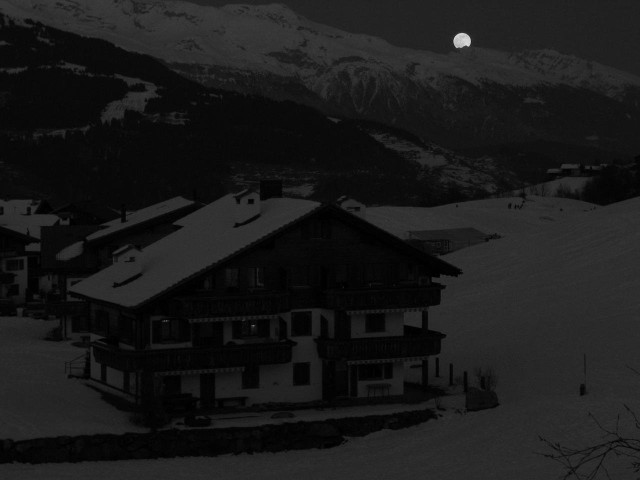
#> input picture 05Preproc/images/raising_moon_gray_small.jpg, 640 x 480 px
$ python hist_equal_demo.py
#> lines starting #> are read from the running program, lines starting #| are printed output that depends on the picture
#> further down, img is the input picture: PIL image 640x480 L; min 0, max 220, mean 26
"""
Demo of HIST_EQUAL, histogram equalization.

by Holdlen2DH 2017-12-20 holdlen2dh@126.com
"""
import os
import numpy as np
from PIL import Image
import matplotlib.pyplot as plt
import matplotlib.lines as lines

current_dir = os.path.dirname(os.path.realpath(__file__))
output_dir = current_dir + "/output_images"

def hist_equal(IM):
    """
    histogram equalization.
    input: IM is a grayscale image with a size of M * N.
    output parameters:
    IM_out is the equalized iamge.
    H: a vector with 256 elements. H is the histogram of the input image.
    Hc: a vector with 256 elements. Hc is the cumulative histogram of the input functions.
    T:  a vector with 256 elements. T is the transfromation of the intensity.
    """
    if IM.ndim > 1:
        print("Colour image in the input, HIST_EQUAL process it as grayscale.")
    M, N = IM.shape
#> M = 480; N = 640

    if IM.dtype.name == "uint8":
        levels = 2**8
    elif IM.dtype.name == "uint16":
        levels = 2**16
    elif IM.dtype.name == "float":
        levels = 2**8
        if np.max(IM.flatten()) > 1:
            IM = np.round(IM)
            IM[IM < 0] = 0
            IM[IM > 255] = levels - 1
        else:
            IM = np.uint8(np.round(IM * 255))

    # compute the histogram of the input image first
    vbins = np.arange(0, 257, 1)
    H, H_edges = np.histogram(IM.flatten(), vbins)
#> H = 256 values, max 16139 at index 10, min 0 at index 70, mean 1200; H_edges = 257 values from 0 to 256
    # form the comulative image histogram Hc
    Hc = np.cumsum(H)
#> Hc = 256 values from 914 to 307200

    # create the look-up table.
    # normlizing the cumulative histogram to have inter values between [0, levels - 1]
    T = np.round( Hc * (levels - 1)/(M * N))
#> T = 256 values from 1 to 255

    IM_out = T[IM]
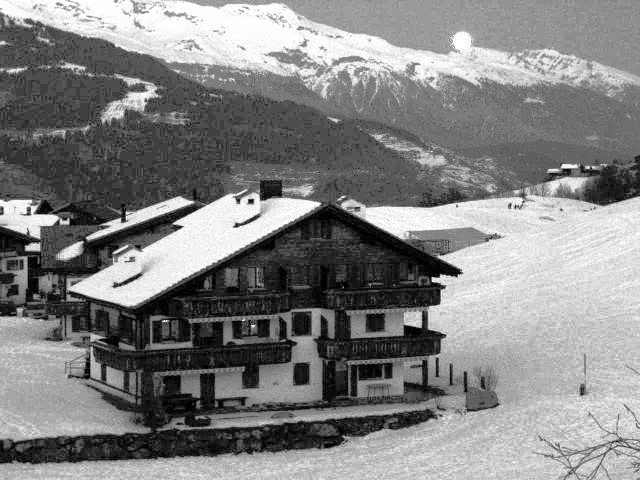
#> IM_out: shape (480, 640) float64; min 1, max 255, mean 130.7

    return IM_out, H, Hc, T


img = Image.open(current_dir + "/images/raising_moon_gray_small.jpg")
img_data = np.asarray(img, dtype = np.uint8)

img_out, H, Hc, T = hist_equal(img_data)
#> Hc = 256 values from 914 to 307200; T = 256 values from 1 to 255

# input image
plt.figure()
plt.imshow(img_data, cmap = "gray")
plt.title("Input image")
plt.savefig(output_dir + "/histeq_input.jpg")
# equalized image
plt.figure()
plt.imshow(img_out, cmap = "gray")
plt.title("Equalized image")
plt.savefig(output_dir + "/histeq_output.jpg")
# histogram of input image
plt.figure()
plt.bar(np.arange(0, 256, 1), H)
plt.title("Histogram of the input image")
plt.xlabel("intensity")
plt.ylabel("frequency")
plt.axis([0, 255, 0, np.max(H)])
plt.savefig(output_dir + "/histeq_histinput.jpg")
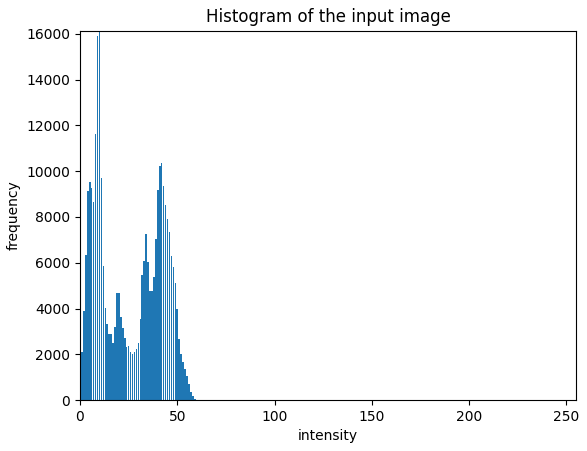
#> figure drawn by matplotlib, 1 panel; tallest bar 16139 high, from x = 9.6 to 10.4
# cumulative histogram of the input image
plt.figure()
plt.plot(np.arange(0, 256, 1), Hc)
plt.grid()
plt.title("Cumulative histogram of the input image")
plt.xlabel("intensity")
plt.ylabel("cumulative sum of the occurence")
# intensity transformation
fig, ax = plt.subplots()
val = 45
ax.plot(np.arange(0, 256, 1), T, lw = 2)
ax.set_title("Intensity transformation (normalized comulative histogram)")
ax.set_xlabel("intensity in the input image")
ax.set_ylabel("intensity in the output image")
ax.stem([val - 1], [T[val - 1]], 'r-')
L1 = lines.Line2D([0, val - 1], [T[val - 1], T[val - 1]], color = 'r', linewidth = 1)
ax.add_line(L1)
ax.text(80, 150, "All pixels with intensity " + str(val - 1) + " will have", fontsize = 12)
ax.text(80, 125, "the intensity " + str(val - 1) + " in the output image", fontsize = 12)
ax.grid()
ax.axis([0, 255, 0, 260])
plt.savefig(output_dir + "/histeq_lookup.jpg")
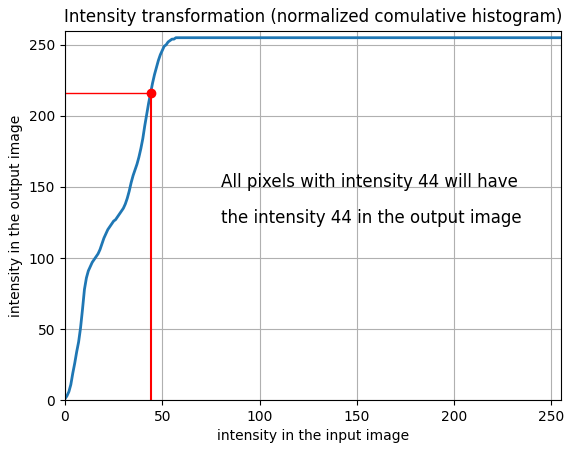
#> figure drawn by matplotlib, 1 panel; curve peaks at x = 57, y = 255


plt.figure()
sc = 255/np.max(H)
#> sc = 0.0158
plt.bar(np.arange(0, 256, 1), H * sc, label = "input histogram")
vbins = np.arange(0, 257, 1)
Ho, Ho_edges = np.histogram(img_out.flatten(), vbins)
#> Ho = 256 values, max 16139 at index 78, min 0 at index 0, mean 1200; Ho_edges = 257 values from 0 to 256
sc = 255/np.max(Ho)
plt.barh(np.arange(0, 256, 1), Ho * sc, label = "output histogram")
plt.step(np.arange(0, 256, 1), T, 'r-', linewidth = 3, label = "transformation function")
plt.grid()
plt.legend()
plt.axis([0, 255, 0, 260])
plt.title("Chnage of the histogram")
plt.xlabel("intensity in the input image")
plt.ylabel("intensity in the output image")
plt.savefig(output_dir + "/histeq_histtransf.jpg")
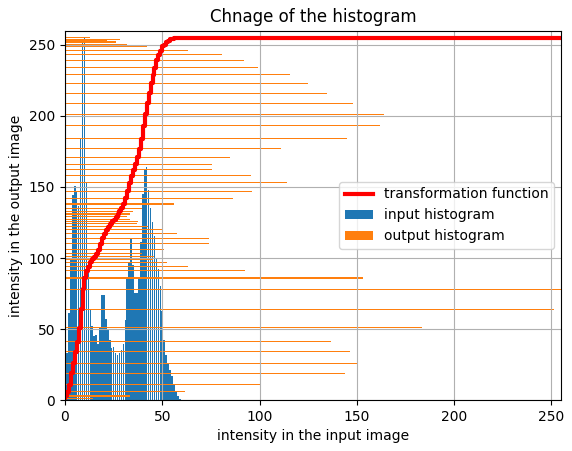
#> figure drawn by matplotlib, 1 panel; tallest bar 255 high, from x = 9.6 to 10.4; curve peaks at x = 57, y = 255

# Histogram of the output image
plt.figure()
plt.bar(np.arange(0, 256, 1), Ho)
plt.title("Histogram of the output image")
plt.xlabel("intensity")
plt.ylabel("frequency")
plt.axis([0, 255, 0, np.max(H)])
plt.savefig(output_dir + "/histeq_outhist.jpg")
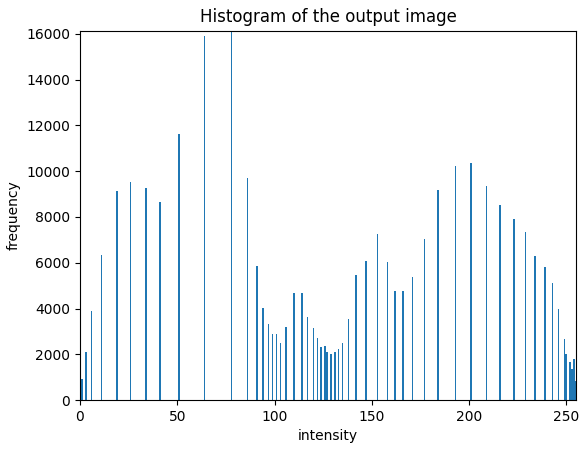
#> figure drawn by matplotlib, 1 panel; tallest bar 16139 high, from x = 77.6 to 78.4
# both
plt.figure()
plt.bar(np.arange(0, 256, 1), H, label = "input")
plt.bar(np.arange(0, 256, 1), Ho, label = "output")
plt.title("Histogram of the input and output image")
plt.xlabel("intensity")
plt.ylabel("frequency")
plt.legend()
plt.axis([0, 255, 0, np.max(H)])
plt.savefig(output_dir + "/histeq_bothhists.jpg")
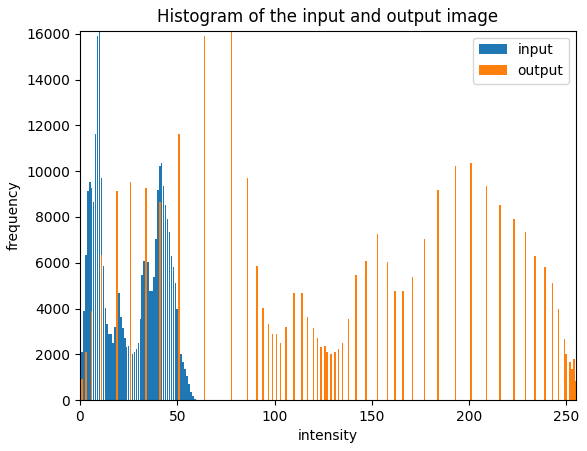
#> figure drawn by matplotlib, 1 panel; tallest bar 16139 high, from x = 9.6 to 10.4; tallest bar 16139 high, from x = 77.6 to 78.4
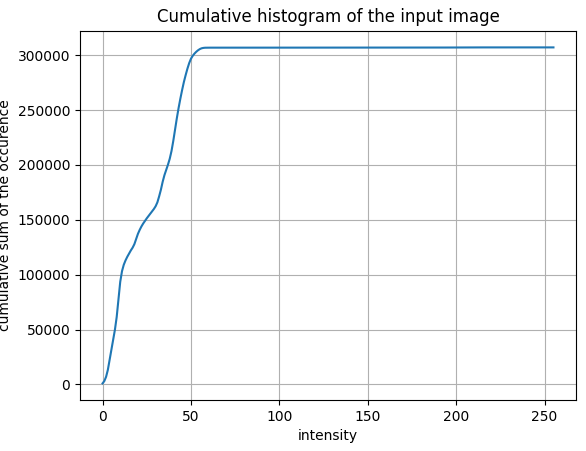
#> figure drawn by matplotlib, 1 panel; curve peaks at x = 220, y = 307200
